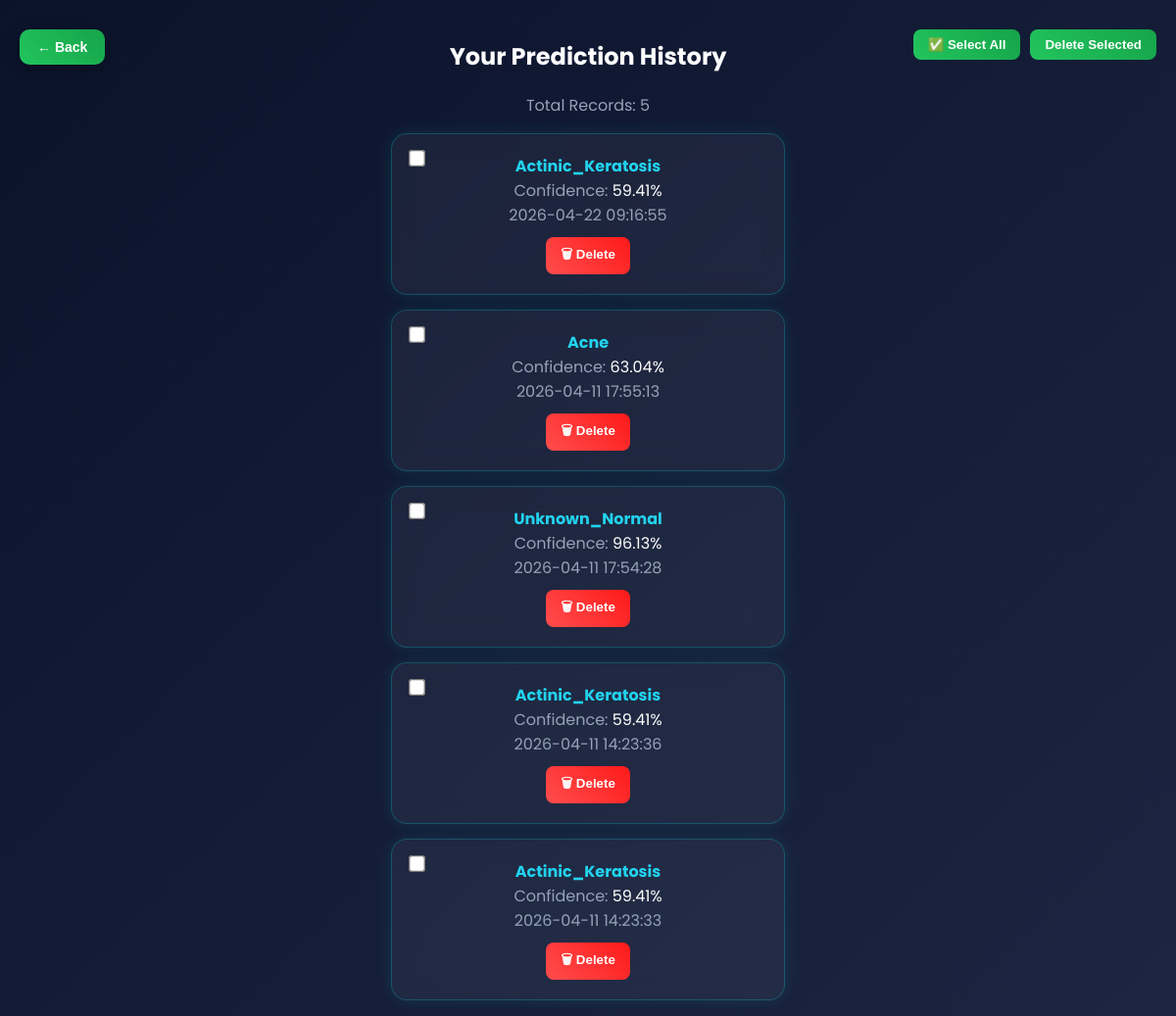
/history (signed in), run on an earlier commit of the app's database.
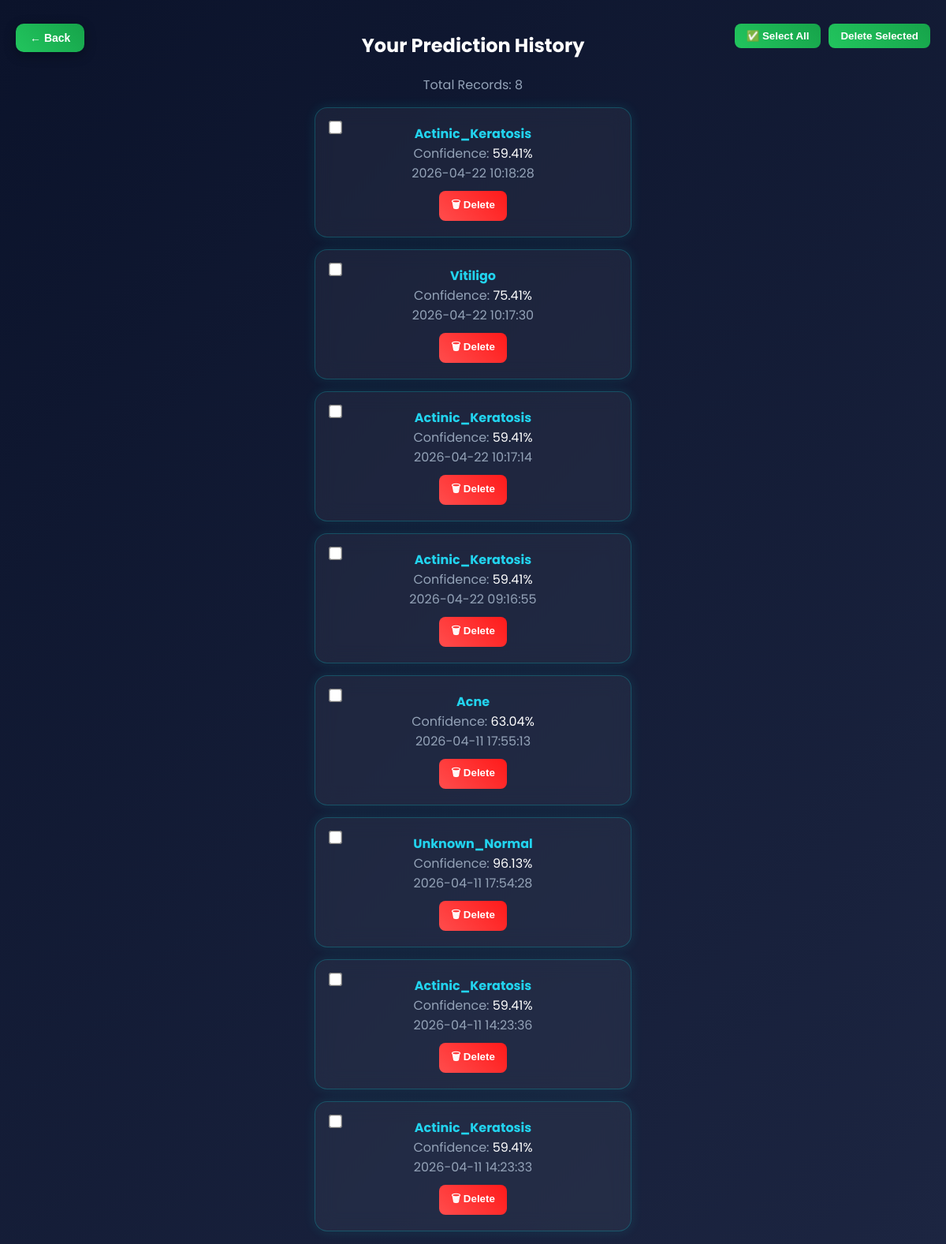
And on a later commit of the database.
### tables this page shows
CREATE TABLE history (
    id INTEGER PRIMARY KEY AUTOINCREMENT,
    user_id INTEGER,
    disease TEXT,
    confidence REAL,
    date TIMESTAMP DEFAULT CURRENT_TIMESTAMP,
    hidden INTEGER DEFAULT 0
);

### app.py (the view)
@app.route('/history')
def history():
    user_id = session.get('user_id') or 1
    user_email = session.get('user_email')
    if user_email == "admin@gmail.com":
        c.execute("SELECT * FROM history ORDER BY date DESC")
    else:
        c.execute("SELECT * FROM history WHERE user_id=? AND hidden=0 ORDER BY date DESC", (user_id,))
    data = c.fetchall()
    return render_template('history.html', history=data)

### templates/history.html (shortened to what this page needs)
<!DOCTYPE html>
<html>
<head>
</head>
<body>
<div class="container">
<h2> Your Prediction History</h2>
{% if history and history|length > 0 %}
<div class="count">Total Records: {{ history|length }}</div>
<div class="bulk-actions">
    <button onclick="selectAll()">✅ Select All</button>
    <button onclick="deleteSelected()"> Delete Selected</button>
</div>
<ul>
{% for item in history %}
<li>
<input type="checkbox" class="select-item" value="{{ item[0] }}">
 <b>{{ item[2] }}</b><br>
 <span class="label">Confidence:</span> {{ item[3] }}%<br>
 <span class="label">{{ item[4] }}</span><br>
<form method="POST" action="/delete_history/{{ item[0] }}">
    <button class="delete-btn">🗑 Delete</button>
</form>
</li>
{% endfor %}
</ul>
{% else %}
<div class="empty">
     No History Yet<br>
</div>
{% endif %}
<button class="back-btn" onclick="goBack()">← Back</button>
</div>
</body>
</html>

### templates/history.html (style rules this page uses)
body { font-family:Poppins; background:linear-gradient(135deg,#0b132b,#1c2541); color:white; margin:0; }
.container { margin-top:40px; text-align:center; }
.count { color:#94a3b8; margin-bottom:10px; }
ul { list-style:none; padding:0; }
li { position: relative; background: rgba(255,255,255,0.05); backdrop-filter: blur(12px); border: 1px solid rgba(0,255,255,0.2); margin:15px auto; padding:20px; width:360px; border-radius:16px; box-shadow: 0 0 15px rgba(0,255,255,0.1); transition:0.3s; animation: fadeIn 0.4s ease; }
.select-item { position:absolute; top:15px; left:15px; transform: scale(1.3); cursor:pointer; }
li b { color:#22d3ee; }
.label { color:#94a3b8; }
button { margin-top:10px; padding:8px 15px; border:none; border-radius:8px; cursor:pointer; }
.back-btn { position: fixed; top: 20px; left: 20px; background: linear-gradient(45deg,#22c55e,#16a34a) !important; color: white !important; padding: 10px 18px; border-radius: 10px; border: none; font-size: 14px; font-weight: bold; cursor: pointer; z-index: 9999; box-shadow: 0 4px 15px rgba(0,0,0,0.3); transition: all 0.3s ease; }
.delete-btn { background: linear-gradient(45deg,#ff4d4d,#ff1a1a); color:white; font-weight:bold; }
.bulk-actions { position: fixed; top: 20px; right: 20px; display: flex; gap: 10px; }
.bulk-actions button { background: linear-gradient(45deg,#22c55e,#16a34a); color:white; font-weight: bold; }

What changed in the data, as far as the page shows it:
added history: disease "Actinic_Keratosis", confidence "59.41", date "2026-04-22 10:18:28"
added history: disease "Vitiligo", confidence "75.41", date "2026-04-22 10:17:30"
added history: disease "Actinic_Keratosis", confidence "59.41", date "2026-04-22 10:17:14"
Also different on the page:
{{ history|length }}: "5" → "8"
